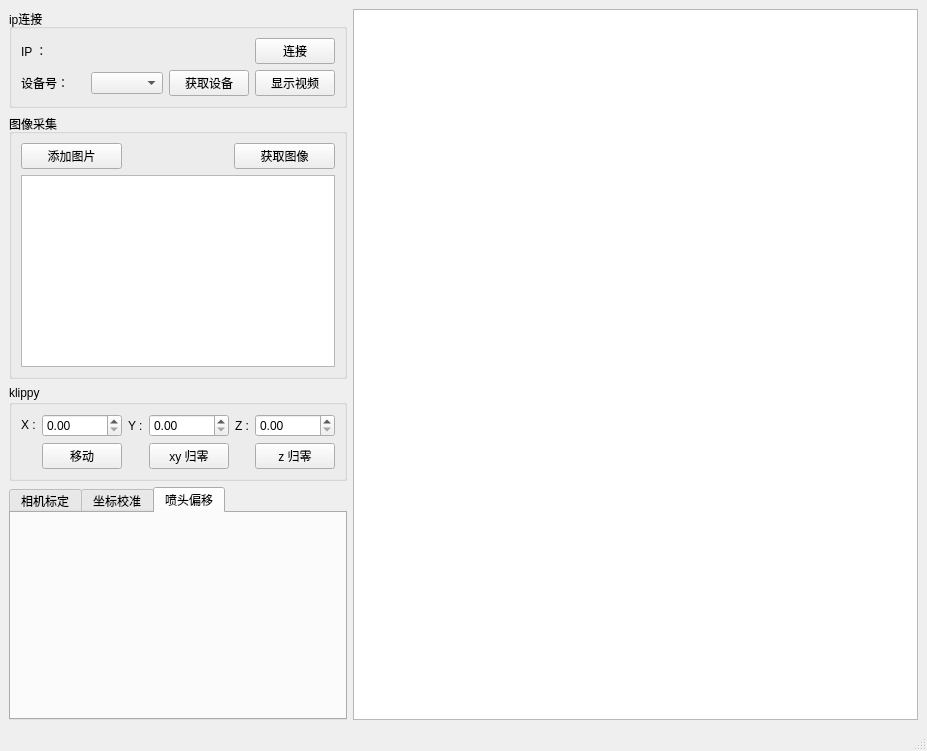
<?xml version="1.0" encoding="UTF-8"?>
<ui version="4.0">
 <class>MainWindow</class>
 <widget class="QMainWindow" name="MainWindow">
  <property name="geometry">
   <rect>
    <x>0</x>
    <y>0</y>
    <width>927</width>
    <height>751</height>
   </rect>
  </property>
  <property name="windowTitle">
   <string>MainWindow</string>
  </property>
  <widget class="QWidget" name="centralwidget">
   <layout class="QHBoxLayout" name="horizontalLayout_3" stretch="2,9">
    <item>
     <widget class="QWidget" name="widget" native="true">
      <property name="sizePolicy">
       <sizepolicy hsizetype="Preferred" vsizetype="Preferred">
        <horstretch>0</horstretch>
        <verstretch>0</verstretch>
       </sizepolicy>
      </property>
      <layout class="QVBoxLayout" name="verticalLayout">
       <property name="leftMargin">
        <number>0</number>
       </property>
       <property name="topMargin">
        <number>0</number>
       </property>
       <property name="rightMargin">
        <number>0</number>
       </property>
       <property name="bottomMargin">
        <number>0</number>
       </property>
       <item>
        <widget class="QGroupBox" name="groupBox_2">
         <property name="title">
          <string>ip连接</string>
         </property>
         <layout class="QGridLayout" name="gridLayout_2" rowstretch="0,0,0" columnstretch="1,0,0,0,0,0">
          <item row="0" column="0">
           <widget class="QLabel" name="label">
            <property name="sizePolicy">
             <sizepolicy hsizetype="Preferred" vsizetype="Fixed">
              <horstretch>0</horstretch>
              <verstretch>0</verstretch>
             </sizepolicy>
            </property>
            <property name="text">
             <string>IP ：          </string>
            </property>
           </widget>
          </item>
          <item row="0" column="1" colspan="4">
           <widget class="IPEdit" name="ipEdit" native="true">
            <property name="sizePolicy">
             <sizepolicy hsizetype="Preferred" vsizetype="Minimum">
              <horstretch>0</horstretch>
              <verstretch>0</verstretch>
             </sizepolicy>
            </property>
           </widget>
          </item>
          <item row="2" column="5">
           <widget class="QPushButton" name="showVideoBtn">
            <property name="sizePolicy">
             <sizepolicy hsizetype="Preferred" vsizetype="Fixed">
              <horstretch>0</horstretch>
              <verstretch>0</verstretch>
             </sizepolicy>
            </property>
            <property name="text">
             <string>显示视频</string>
            </property>
            <property name="checkable">
             <bool>true</bool>
            </property>
           </widget>
          </item>
          <item row="0" column="5">
           <widget class="QPushButton" name="connectBtn">
            <property name="sizePolicy">
             <sizepolicy hsizetype="Expanding" vsizetype="Fixed">
              <horstretch>0</horstretch>
              <verstretch>0</verstretch>
             </sizepolicy>
            </property>
            <property name="text">
             <string>连接</string>
            </property>
            <property name="checkable">
             <bool>true</bool>
            </property>
           </widget>
          </item>
          <item row="2" column="0">
           <widget class="QLabel" name="label_6">
            <property name="text">
             <string>设备号：</string>
            </property>
           </widget>
          </item>
          <item row="2" column="1" colspan="3">
           <widget class="QComboBox" name="devComBox"/>
          </item>
          <item row="2" column="4">
           <widget class="QPushButton" name="acquireDevBtn">
            <property name="text">
             <string>获取设备</string>
            </property>
           </widget>
          </item>
         </layout>
        </widget>
       </item>
       <item>
        <widget class="QGroupBox" name="groupBox">
         <property name="title">
          <string>图像采集</string>
         </property>
         <layout class="QGridLayout" name="gridLayout">
          <item row="1" column="0" colspan="3">
           <widget class="QListWidget" name="imgList">
            <property name="contextMenuPolicy">
             <enum>Qt::ContextMenuPolicy::CustomContextMenu</enum>
            </property>
            <property name="selectionRectVisible">
             <bool>false</bool>
            </property>
           </widget>
          </item>
          <item row="0" column="2">
           <widget class="QPushButton" name="getImgBtn">
            <property name="sizePolicy">
             <sizepolicy hsizetype="Preferred" vsizetype="Fixed">
              <horstretch>0</horstretch>
              <verstretch>0</verstretch>
             </sizepolicy>
            </property>
            <property name="text">
             <string>获取图像</string>
            </property>
            <property name="checkable">
             <bool>false</bool>
            </property>
           </widget>
          </item>
          <item row="0" column="1">
           <layout class="QHBoxLayout" name="horizontalLayout"/>
          </item>
          <item row="0" column="0">
           <widget class="QPushButton" name="addImgBtn">
            <property name="text">
             <string>添加图片</string>
            </property>
           </widget>
          </item>
         </layout>
        </widget>
       </item>
       <item>
        <widget class="QGroupBox" name="groupBox_3">
         <property name="title">
          <string>klippy</string>
         </property>
         <layout class="QGridLayout" name="gridLayout_3">
          <item row="4" column="7">
           <widget class="QLabel" name="ylabel">
            <property name="text">
             <string>Z :</string>
            </property>
           </widget>
          </item>
          <item row="4" column="1">
           <widget class="QLabel" name="label_4">
            <property name="sizePolicy">
             <sizepolicy hsizetype="Preferred" vsizetype="Fixed">
              <horstretch>0</horstretch>
              <verstretch>0</verstretch>
             </sizepolicy>
            </property>
            <property name="text">
             <string>X :</string>
            </property>
           </widget>
          </item>
          <item row="4" column="4">
           <widget class="QLabel" name="label_5">
            <property name="text">
             <string>Y :</string>
            </property>
           </widget>
          </item>
          <item row="11" column="8">
           <widget class="QPushButton" name="zZeroBtn">
            <property name="sizePolicy">
             <sizepolicy hsizetype="Preferred" vsizetype="Fixed">
              <horstretch>0</horstretch>
              <verstretch>0</verstretch>
             </sizepolicy>
            </property>
            <property name="text">
             <string>z 归零</string>
            </property>
            <property name="checkable">
             <bool>false</bool>
            </property>
           </widget>
          </item>
          <item row="11" column="5">
           <widget class="QPushButton" name="xyZeroBtn">
            <property name="sizePolicy">
             <sizepolicy hsizetype="Preferred" vsizetype="Fixed">
              <horstretch>0</horstretch>
              <verstretch>0</verstretch>
             </sizepolicy>
            </property>
            <property name="text">
             <string>xy 归零</string>
            </property>
            <property name="checkable">
             <bool>false</bool>
            </property>
           </widget>
          </item>
          <item row="4" column="5">
           <widget class="QDoubleSpinBox" name="ySpin">
            <property name="sizePolicy">
             <sizepolicy hsizetype="Preferred" vsizetype="Fixed">
              <horstretch>0</horstretch>
              <verstretch>0</verstretch>
             </sizepolicy>
            </property>
            <property name="maximum">
             <double>999.000000000000000</double>
            </property>
            <property name="singleStep">
             <double>1.000000000000000</double>
            </property>
           </widget>
          </item>
          <item row="4" column="8">
           <widget class="QDoubleSpinBox" name="zSpin">
            <property name="sizePolicy">
             <sizepolicy hsizetype="Preferred" vsizetype="Fixed">
              <horstretch>0</horstretch>
              <verstretch>0</verstretch>
             </sizepolicy>
            </property>
            <property name="maximum">
             <double>999.000000000000000</double>
            </property>
           </widget>
          </item>
          <item row="4" column="2">
           <widget class="QDoubleSpinBox" name="xSpin">
            <property name="sizePolicy">
             <sizepolicy hsizetype="Preferred" vsizetype="Fixed">
              <horstretch>0</horstretch>
              <verstretch>0</verstretch>
             </sizepolicy>
            </property>
            <property name="maximum">
             <double>999.000000000000000</double>
            </property>
            <property name="stepType">
             <enum>QAbstractSpinBox::StepType::DefaultStepType</enum>
            </property>
           </widget>
          </item>
          <item row="11" column="2">
           <widget class="QPushButton" name="moveBtn">
            <property name="sizePolicy">
             <sizepolicy hsizetype="Preferred" vsizetype="Fixed">
              <horstretch>0</horstretch>
              <verstretch>0</verstretch>
             </sizepolicy>
            </property>
            <property name="text">
             <string>移动</string>
            </property>
            <property name="checkable">
             <bool>false</bool>
            </property>
           </widget>
          </item>
         </layout>
        </widget>
       </item>
       <item>
        <widget class="QTabWidget" name="tabWidget">
         <property name="sizePolicy">
          <sizepolicy hsizetype="Preferred" vsizetype="Expanding">
           <horstretch>0</horstretch>
           <verstretch>0</verstretch>
          </sizepolicy>
         </property>
         <property name="currentIndex">
          <number>2</number>
         </property>
         <widget class="CamCalib" name="camCalib">
          <attribute name="title">
           <string>相机标定</string>
          </attribute>
         </widget>
         <widget class="CalibRT" name="calibRT">
          <attribute name="title">
           <string>坐标校准</string>
          </attribute>
         </widget>
         <widget class="NozzleCalib" name="nozzleXY">
          <attribute name="title">
           <string>喷头偏移</string>
          </attribute>
         </widget>
        </widget>
       </item>
      </layout>
     </widget>
    </item>
    <item>
     <widget class="QGraphicsView" name="graphicsView"/>
    </item>
   </layout>
  </widget>
  <widget class="QStatusBar" name="statusbar"/>
  <action name="clearAct">
   <property name="text">
    <string>清除列表</string>
   </property>
   <property name="menuRole">
    <enum>QAction::MenuRole::TextHeuristicRole</enum>
   </property>
  </action>
  <action name="showAct">
   <property name="text">
    <string>显示图片</string>
   </property>
   <property name="menuRole">
    <enum>QAction::MenuRole::TextHeuristicRole</enum>
   </property>
  </action>
  <action name="deleteAct">
   <property name="text">
    <string>删除图片</string>
   </property>
   <property name="menuRole">
    <enum>QAction::MenuRole::TextHeuristicRole</enum>
   </property>
  </action>
  <action name="saveAct">
   <property name="text">
    <string>保存图片</string>
   </property>
   <property name="toolTip">
    <string>保存图片</string>
   </property>
   <property name="menuRole">
    <enum>QAction::MenuRole::TextHeuristicRole</enum>
   </property>
  </action>
  <action name="selectAll">
   <property name="text">
    <string>全选</string>
   </property>
   <property name="toolTip">
    <string>全选</string>
   </property>
   <property name="menuRole">
    <enum>QAction::MenuRole::NoRole</enum>
   </property>
  </action>
 </widget>
 <customwidgets>
  <customwidget>
   <class>IPEdit</class>
   <extends>QWidget</extends>
   <header>ip_edit.h</header>
   <container>1</container>
  </customwidget>
  <customwidget>
   <class>CamCalib</class>
   <extends>QWidget</extends>
   <header>camcalib.h</header>
   <container>1</container>
  </customwidget>
  <customwidget>
   <class>CalibRT</class>
   <extends>QWidget</extends>
   <header>calibrt.h</header>
   <container>1</container>
  </customwidget>
  <customwidget>
   <class>NozzleCalib</class>
   <extends>QWidget</extends>
   <header location="global">nozzle_calib.h</header>
   <container>1</container>
  </customwidget>
 </customwidgets>
 <resources/>
 <connections/>
</ui>
